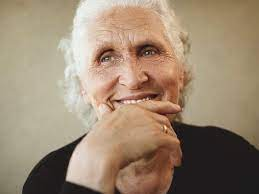
#> input picture WhatsApp Image 2022-09-16 at 6.36.49 PM (1).jpeg, 259 x 194 px
$ python task.py
#> lines starting #> are read from the running program, lines starting #| are printed output that depends on the picture
import cv2
import numpy as np

#creating facecascade
face_cascade = cv2.CascadeClassifier("haarcascade_frontalface_default.xml")
# display(Image(filename=''))
#loading image to matrix
img = cv2.imread("WhatsApp Image 2022-09-16 at 6.36.49 PM (1).jpeg")
#> img is the input picture: shape (194, 259, 3); mean B, G, R 114.6, 136.4, 156.3

#converting into grayscale image
gray_img = cv2.cvtColor(img,cv2.COLOR_BGR2GRAY)
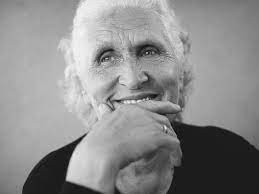
#> gray_img: shape (194, 259); min 5, max 248, mean 139.8
faces = face_cascade.detectMultiScale(gray_img,scaleFactor = 1.05,minNeighbors=10)
#> faces = [[67, 10, 118, 118]]
for x,y,w,h in faces :
    cropped_img = img[y:y+h,x:x+w]
    edges = cv2.Canny(cropped_img,130,1000)
    number_of_edges = np.count_nonzero(edges)
#> this loop made 1 pass
#> (x, y, w, h, number_of_edges) on pass 1: (67, 10, 118, 118, 0)
#> pass 1, `cropped_img = img[y:y+h,x:x+w]`:
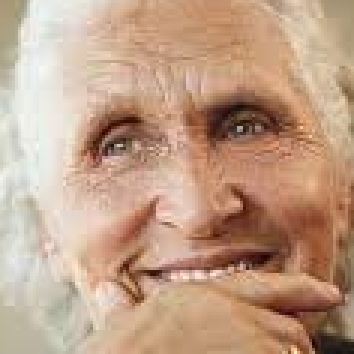
#> cropped_img: shape (118, 118, 3) (shown 3 times larger); mean B, G, R 134.9, 158.9, 192
cv2.imshow('img',4)
print(number_of_edges)
#| 0
if number_of_edges > 1000:
    print("Wrinkle Found ")
else:
    print("No Wrinkle Found ")

$ run again, with WhatsApp Image 2022-09-16 at 6.36.50 PM (1).jpeg copied over WhatsApp Image 2022-09-16 at 6.36.49 PM (1).jpeg
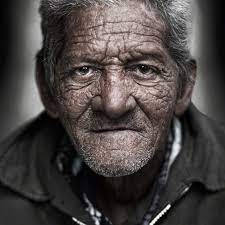
#> input picture WhatsApp Image 2022-09-16 at 6.36.50 PM (1).jpeg, 225 x 225 px
#> img is the input picture: shape (225, 225, 3); mean B, G, R 66.6, 67.8, 73.5
#> faces = [[44, 15, 143, 143]]
#> the loop `for x,y,w,h in faces :` made 1 pass
#> (x, y, w, h, number_of_edges) on pass 1: (44, 15, 143, 143, 0)
#> pass 1, `cropped_img = img[y:y+h,x:x+w]`:
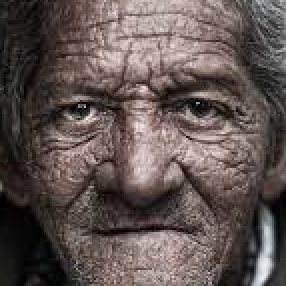
#> cropped_img: shape (143, 143, 3) (shown 2 times larger); mean B, G, R 81.6, 84, 96.1
#| 0
